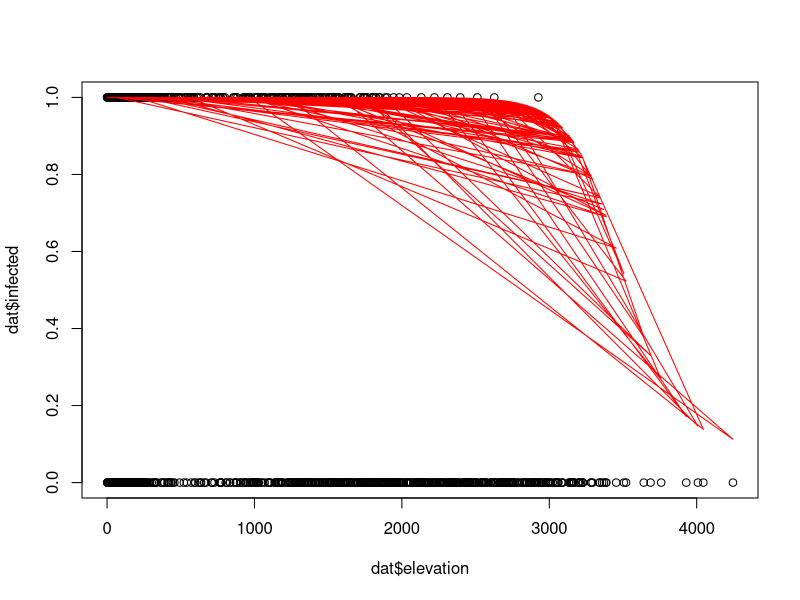

Source code (R):

rm(list=ls())

library(readxl)
dat <- read_excel("Illustration for Kelly - estimating the f function.xlsx", 'Sheet1')
dat <- dat[1:1120,]
dat$trials <- 1

mod2 <- function(params)
{
  par_a  <- params[1]
  z_half <- params[2]
  par_c  <- params[3]
  
  z <- as.matrix(dat$elevation)
  pos <- as.matrix(dat$infected)
  trials <- as.matrix(rep(1, length(pos)))
  
  prob <- ((1+exp(par_a))/(1+exp(par_a*(1-z/z_half))))*(1-par_c) + par_c
  
  LL <- (dbinom(x=pos, size=trials, prob=prob, log = TRUE))
  
  if(any(is.nan(LL)))
     {
    
    browser()
    
  }
  
  sum_LL <- sum(LL)
  
  return(sum_LL)
  
} 

params <- c(-10.1, 1703.935949, 0.03594105)

mod2(params)

res_optim <- optim(par = params,
      fn = mod2,
      NULL,
      method = "L-BFGS-B",
      lower=c(-20, 1000, 0.001),
      upper = c(1, 3500, 0.1))


if(res_optim$convergence != 0)
{
  res_optim <- optim(par = params,
                     fn = mod2,
                     NULL,
                     method = "L-BFGS-B",
                     lower=c(-20, 1000, 0.001),
                     upper = c(1, 3500, 0.1))
  
}
res_optim$convergence 


prob <- function(params)
{
  par_a  <- params[1]
  z_half <- params[2]
  par_c  <- params[3]
  
  z <- as.matrix(dat$elevation)
  pos <- as.matrix(dat$infected)
  trials <- as.matrix(rep(1, length(pos)))
  
  prob <- ((1+exp(par_a))/(1+exp(par_a*(1-z/z_half))))*(1-par_c) + par_c
  
  return(prob)
  
} 

params_christl <- c(-10.1,
                  1703.9359492813,
                  0.0359410497799828)

params_optim <- res_optim$par
res <- prob(params_optim)
dat$prob_model <- res
plot(dat$elevation, dat$infected)
lines(dat$elevation, dat$prob_model, col= 'red')

